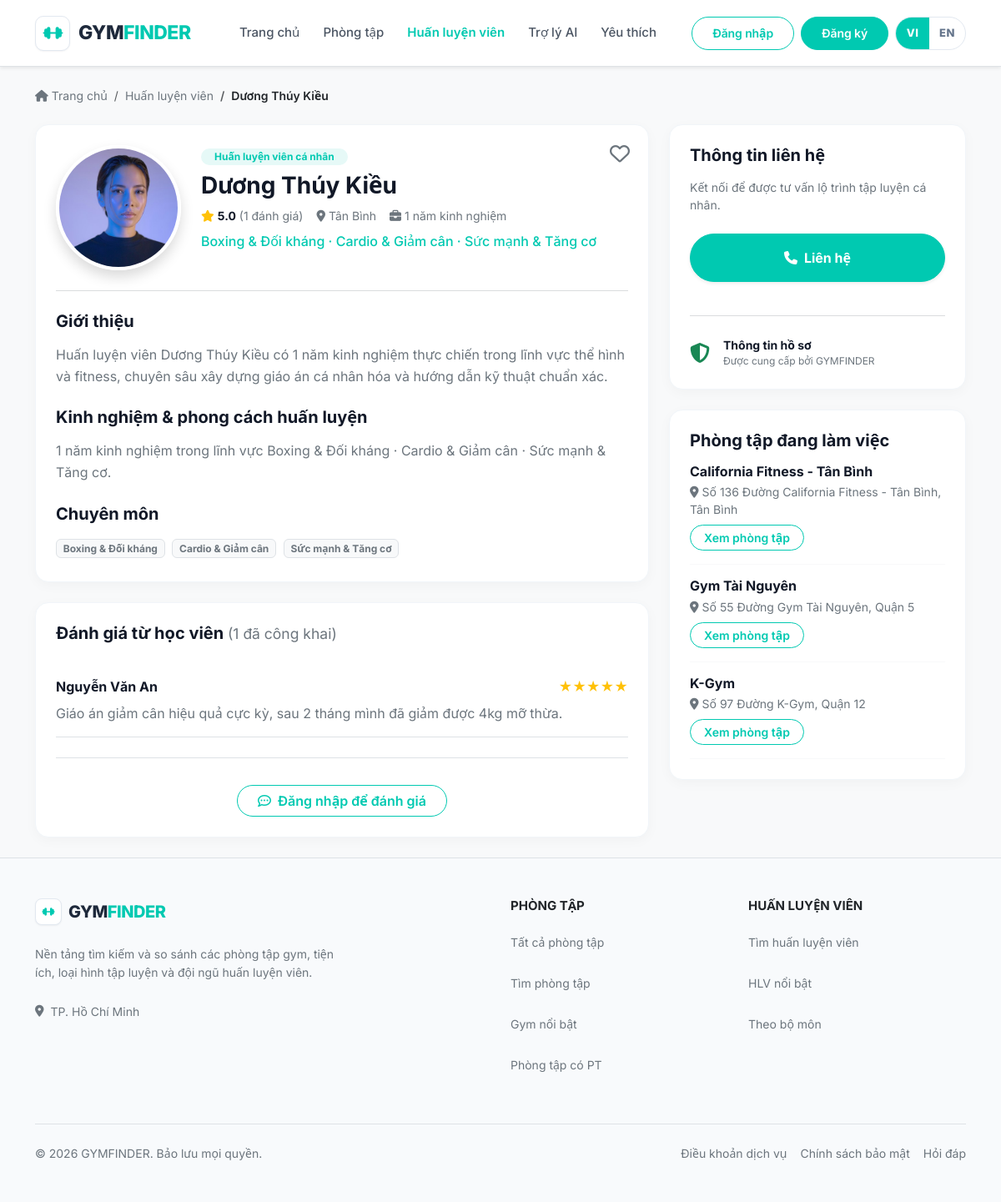
/pages/trainers/detail.php?id=15, run on the app's committed database.
### tables this page shows
CREATE TABLE trainers (
  id               INT UNSIGNED NOT NULL AUTO_INCREMENT,
  full_name        VARCHAR(100) NOT NULL,
  slug             VARCHAR(130) NOT NULL,
  avatar_url       VARCHAR(255) NULL,
  specialty_id     INT UNSIGNED NULL,
  years_experience TINYINT UNSIGNED NOT NULL,
  bio              TEXT         NULL,
  phone            VARCHAR(20)  NULL,
  email            VARCHAR(255) NULL,
  gym_id           INT UNSIGNED NULL,
  district_id      INT UNSIGNED NULL,
  avg_rating       DECIMAL(2,1) NOT NULL DEFAULT 0,
  review_count     INT UNSIGNED NOT NULL DEFAULT 0,
  is_featured      TINYINT(1)   NOT NULL DEFAULT 0,
  status           ENUM('active','hidden') NOT NULL DEFAULT 'active',
  created_at       DATETIME     NOT NULL DEFAULT CURRENT_TIMESTAMP,
  updated_at       DATETIME     NOT NULL DEFAULT CURRENT_TIMESTAMP ON UPDATE CURRENT_TIMESTAMP,

  PRIMARY KEY (id),
  UNIQUE KEY uq_trainers_slug (slug),

   
  KEY idx_trainers_status_featured (status, is_featured),
  KEY idx_trainers_exp             (years_experience),
  KEY idx_trainers_specialty       (specialty_id),
  KEY idx_trainers_gym             (gym_id),
  KEY idx_trainers_district        (district_id),

   
  CONSTRAINT fk_trainers_gym
    FOREIGN KEY (gym_id)       REFERENCES gyms(id)        ON DELETE SET NULL,
  CONSTRAINT fk_trainers_specialty
    FOREIGN KEY (specialty_id) REFERENCES specialties(id) ON DELETE SET NULL,
  CONSTRAINT fk_trainers_district
    FOREIGN KEY (district_id)  REFERENCES districts(id)   ON DELETE RESTRICT,

   
  CONSTRAINT chk_trainers_slug
    CHECK (slug NOT REGEXP '^[0-9]+$'),
  CONSTRAINT chk_trainers_exp
    CHECK (years_experience BETWEEN 0 AND 60),
  CONSTRAINT chk_trainers_rating
    CHECK (avg_rating BETWEEN 0 AND 5),
  CONSTRAINT chk_trainers_phone
    CHECK (phone IS NULL OR phone REGEXP '^\\+?[0-9]{9,14}$'),
  CONSTRAINT chk_trainers_featured
    CHECK (is_featured IN (0, 1))
);

CREATE TABLE specialties (
  id   INT UNSIGNED NOT NULL AUTO_INCREMENT,
  name VARCHAR(100) NOT NULL,
  slug VARCHAR(120) NOT NULL,

  PRIMARY KEY (id),
  UNIQUE KEY uq_specialties_name (name),
  UNIQUE KEY uq_specialties_slug (slug)
);

CREATE TABLE reviews (
  id            INT UNSIGNED NOT NULL AUTO_INCREMENT,
  user_id       INT UNSIGNED NOT NULL,
  target_type   ENUM('gym','trainer') NOT NULL,
  gym_id        INT UNSIGNED NULL,
  trainer_id    INT UNSIGNED NULL,
  rating        TINYINT UNSIGNED NOT NULL,
  comment       TEXT         NOT NULL,
  status        ENUM('pending','approved','rejected') NOT NULL DEFAULT 'pending',
  reviewed_by   INT UNSIGNED NULL,
  reviewed_at   DATETIME     NULL,
  reject_reason VARCHAR(255) NULL,
  created_at    DATETIME     NOT NULL DEFAULT CURRENT_TIMESTAMP,
  updated_at    DATETIME     NOT NULL DEFAULT CURRENT_TIMESTAMP ON UPDATE CURRENT_TIMESTAMP,

  PRIMARY KEY (id),

   
  UNIQUE KEY uq_review_user_gym     (user_id, gym_id),
  UNIQUE KEY uq_review_user_trainer (user_id, trainer_id),

   
  KEY idx_reviews_gym     (gym_id,     status, created_at),
  KEY idx_reviews_trainer (trainer_id, status, created_at),
  KEY idx_reviews_user    (user_id),

   
  CONSTRAINT fk_reviews_user
    FOREIGN KEY (user_id)     REFERENCES users(id)    ON DELETE CASCADE,
  CONSTRAINT fk_reviews_gym
    FOREIGN KEY (gym_id)      REFERENCES gyms(id)     ON DELETE CASCADE,
  CONSTRAINT fk_reviews_trainer
    FOREIGN KEY (trainer_id)  REFERENCES trainers(id) ON DELETE CASCADE,
  CONSTRAINT fk_reviews_reviewer
    FOREIGN KEY (reviewed_by) REFERENCES users(id)    ON DELETE SET NULL,

   
  CONSTRAINT chk_reviews_rating
    CHECK (rating BETWEEN 1 AND 5),
  CONSTRAINT chk_reviews_comment
    CHECK (CHAR_LENGTH(comment) BETWEEN 1 AND 2000),
   
  CONSTRAINT chk_review_reject
    CHECK (
      (status = 'rejected'  AND reject_reason IS NOT NULL AND CHAR_LENGTH(reject_reason) >= 1)
      OR (status <> 'rejected' AND reject_reason IS NULL)
    ),
   
  CONSTRAINT chk_review_pending
    CHECK (status <> 'pending' OR reviewed_at IS NULL)
);

CREATE TABLE users (
  id            INT UNSIGNED NOT NULL AUTO_INCREMENT,
  full_name     VARCHAR(100) NOT NULL,
  email         VARCHAR(255) NOT NULL,
  phone         VARCHAR(20)  NULL,
  password_hash VARCHAR(255) NOT NULL,
  avatar_url    VARCHAR(255) NULL,
  role          ENUM('user','admin')    NOT NULL DEFAULT 'user',
  status        ENUM('active','locked') NOT NULL DEFAULT 'active',
  must_change_password TINYINT(1) NOT NULL DEFAULT 0,
  temp_password_expires_at DATETIME NULL,
  last_login_at DATETIME NULL,
  created_at    DATETIME NOT NULL DEFAULT CURRENT_TIMESTAMP,
  updated_at    DATETIME NOT NULL DEFAULT CURRENT_TIMESTAMP ON UPDATE CURRENT_TIMESTAMP,

  PRIMARY KEY (id),
  UNIQUE KEY uq_users_email (email),
  UNIQUE KEY uq_users_phone (phone),
  KEY idx_users_role_status (role, status),

  CONSTRAINT chk_users_phone
    CHECK (phone IS NULL OR phone REGEXP '^\\+?[0-9]{9,14}$')
);

CREATE TABLE gyms (
  id              INT UNSIGNED  NOT NULL AUTO_INCREMENT,
  name            VARCHAR(150)  NOT NULL,
  slug            VARCHAR(180)  NOT NULL,
  description     TEXT          NULL,
  address         VARCHAR(255)  NOT NULL,
  district_id     INT UNSIGNED  NOT NULL,
  latitude        DECIMAL(10,7) NULL,
  longitude       DECIMAL(10,7) NULL,
  phone           VARCHAR(20)   NULL,
  email           VARCHAR(255)  NULL,
  website         VARCHAR(255)  NULL,
  price_min       INT UNSIGNED  NOT NULL,
  price_max       INT UNSIGNED  NOT NULL,
  opening_hours   VARCHAR(120)  NULL,
  cover_image_url VARCHAR(255)  NULL,
  avg_rating      DECIMAL(2,1)  NOT NULL DEFAULT 0,
  review_count    INT UNSIGNED  NOT NULL DEFAULT 0,
  is_featured     TINYINT(1)    NOT NULL DEFAULT 0,
  status          ENUM('active','hidden') NOT NULL DEFAULT 'active',
  created_at      DATETIME      NOT NULL DEFAULT CURRENT_TIMESTAMP,
  updated_at      DATETIME      NOT NULL DEFAULT CURRENT_TIMESTAMP ON UPDATE CURRENT_TIMESTAMP,

  PRIMARY KEY (id),
  UNIQUE KEY uq_gyms_slug (slug),

   
  KEY idx_gyms_district        (district_id),
  KEY idx_gyms_price           (price_min, price_max),
  KEY idx_gyms_rating          (avg_rating),
  KEY idx_gyms_featured_status (is_featured, status),
  KEY idx_gyms_created_at      (created_at),

   
  CONSTRAINT fk_gyms_district
    FOREIGN KEY (district_id) REFERENCES districts(id) ON DELETE RESTRICT,

   
  CONSTRAINT chk_gyms_slug
    CHECK (slug NOT REGEXP '^[0-9]+$'),
  CONSTRAINT chk_gyms_price
    CHECK (price_max >= price_min),
  CONSTRAINT chk_gyms_geo_lat
    CHECK (latitude  IS NULL OR (latitude  BETWEEN -90  AND 90)),
  CONSTRAINT chk_gyms_geo_lng
    CHECK (longitude IS NULL OR (longitude BETWEEN -180 AND 180)),
  CONSTRAINT chk_gyms_geo_pair
    CHECK ((latitude IS NULL) = (longitude IS NULL)),
  CONSTRAINT chk_gyms_phone
    CHECK (phone IS NULL OR phone REGEXP '^\\+?[0-9]{9,14}$'),
  CONSTRAINT chk_gyms_rating
    CHECK (avg_rating BETWEEN 0 AND 5),
  CONSTRAINT chk_gyms_featured
    CHECK (is_featured IN (0, 1))
);

### pages/trainers/detail.php (the view, shortened to what the rows shown need)
<?php
require_once dirname(__DIR__, 2) . '/backend/bootstrap.php';
require_once dirname(__DIR__, 2) . '/includes/trainer_gyms_ui.php';
$id = (int)($_GET['id'] ?? 0);
$t = gf_get_trainer($id);
$user = gf_current_user();
$isAdminUser = $user && (($user['role'] ?? '') === 'admin');
$canFavorite = !$isAdminUser;
$reviews = gf_trainer_reviews($id);
$reviewLimit = 8;
$reviewPage = max(1, (int)($_GET['r_page'] ?? 1));
$pagedReviews = array_slice($reviews, ($reviewPage - 1) * $reviewLimit, $reviewLimit);
$isFav = $user && $canFavorite && gf_is_fav((int)$user['id'], 'trainer', $id);
require dirname(__DIR__, 2) . '/includes/layout_head.php';
?>
<main class="flex-grow-1">
    <div class="container py-4">
        <nav aria-label="breadcrumb" class="mb-4"><ol class="breadcrumb">
            <li class="breadcrumb-item"><a href="<?= gf_h(gf_url('index.php')) ?>" class="text-secondary text-decoration-none"><i class="fa-solid fa-house me-1"></i><?= gf_h(gf_t('Trang chủ')) ?></a></li>
            <li class="breadcrumb-item"><a href="<?= gf_h(gf_url('pages/trainers/index.php')) ?>" class="text-secondary text-decoration-none"><?= gf_h(gf_t('Huấn luyện viên')) ?></a></li>
            <li class="breadcrumb-item active text-dark fw-semibold"><?= gf_h($t['full_name']) ?></li>
        </ol></nav>
        <div class="row g-4">
            <div class="col-lg-8">
                <section class="info-card mb-4 position-relative">
                    <?php if ($canFavorite): ?>
                    <form method="post" action="<?= gf_h(gf_url('pages/user/favorite_toggle.php')) ?>" class="js-favorite-toggle position-absolute top-0 end-0 m-3" data-api-url="<?= gf_h(gf_url('api/favorites')) ?>" data-login-url="<?= gf_h(gf_url('pages/auth/login.php')) ?>" data-favorited="<?= $isFav ? '1' : '0' ?>">
                        <button id="btnDetailFav" class="border-0 bg-transparent text-secondary" type="submit" style="font-size:24px" aria-label="<?= gf_h(gf_t('Yêu thích')) ?>" aria-pressed="<?= $isFav ? 'true' : 'false' ?>"></button>
                    </form>
                    <?php endif; ?>
                    <div class="d-flex flex-column flex-md-row gap-4 align-items-center align-items-md-start mb-4">
                        <?php
                        $trainerAvatarUrl = (string) ($t['avatar'] ?? '');
                        $trainerAvatarEsc = htmlspecialchars($trainerAvatarUrl, ENT_QUOTES | ENT_SUBSTITUTE, 'UTF-8');
                        ?>
                        <button type="button"
                                class="gf-avatar-zoom-btn"
                                id="trainerAvatarOpen"
                                data-full-src="<?= $trainerAvatarEsc ?>"
                                aria-label="<?= gf_h(gf_t('Xem ảnh lớn')) ?>">
                        </button>
                        <div class="text-center text-md-start">
                            <span class="badge bg-primary-light text-primary mb-2 rounded-pill px-3 py-1 fw-bold"><?= gf_h(gf_t('Huấn luyện viên cá nhân')) ?></span>
                            <h1 class="fw-bold mb-2" style="font-size:28px"><?= gf_h($t['full_name']) ?></h1>
                            <div class="d-flex flex-wrap align-items-center justify-content-center justify-content-md-start gap-3 mb-2 small">
                                <span><i class="fa-solid fa-star text-warning me-1"></i><strong><?= gf_h((string)$t['avg_rating']) ?></strong> <span class="text-secondary">(<?= gf_h(gf_t((int)$t['review_count'] . ' đánh giá')) ?>)</span></span>
                                <span class="text-secondary"><i class="fa-solid fa-location-dot me-1"></i><?= gf_h(gf_place_name((string) ($t['district_name'] ?? ''))) ?></span>
                                <span class="text-secondary"><i class="fa-solid fa-briefcase me-1"></i><?= gf_h(gf_t((int)$t['years_experience'] . ' năm kinh nghiệm')) ?></span>
                            </div>
                            <?php
                            $detailSpecNames = gf_ui_trainer_specialty_names($t);
                            $detailSpecLabel = $detailSpecNames !== [] ? implode(' · ', array_map(static fn ($n) => gf_t((string) $n), $detailSpecNames)) : '';
                            ?>
                            <?php if ($detailSpecLabel !== ''): ?>
                                <div class="text-primary fw-medium"><?= gf_h($detailSpecLabel) ?></div>
                            <?php endif; ?>
                        </div>
                    </div>
                    <hr class="text-secondary opacity-25 my-4">
                    <h5 class="fw-bold mb-3"><?= gf_h(gf_t('Giới thiệu')) ?></h5><p class="text-secondary" style="line-height:1.6"><?= gf_h(gf_t($t['bio'] ?: 'Huấn luyện viên đang cập nhật thông tin giới thiệu.')) ?></p>
                    <h5 class="fw-bold mb-3 mt-4"><?= gf_h(gf_t('Kinh nghiệm & phong cách huấn luyện')) ?></h5><p class="text-secondary" style="line-height:1.6"><?= gf_h(gf_t((int)$t['years_experience'] . ' năm kinh nghiệm')) ?><?= $detailSpecLabel !== '' ? ' ' . gf_h(gf_t('trong lĩnh vực')) . ' ' . gf_h($detailSpecLabel) : '' ?>.</p>
                    <h5 class="fw-bold mb-3 mt-4"><?= gf_h(gf_t('Chuyên môn')) ?></h5>
                    <?php if ($detailSpecNames === []): ?>
                        <span class="text-secondary small"><?= gf_h(gf_t('Đang cập nhật.')) ?></span>
                    <?php else: ?>
                        <?php foreach ($detailSpecNames as $specName): ?>
                            <span class="badge bg-light text-secondary border me-1 mb-1"><?= gf_h(gf_t((string) $specName)) ?></span>
                        <?php endforeach; ?>
                    <?php endif; ?>
                </section>
                <section class="info-card" id="reviews">
                    <?php foreach ($pagedReviews as $r): ?>
                        <div class="border-bottom py-3">
                            <div class="d-flex justify-content-between align-items-center">
                                <strong><?= gf_h($r['full_name']) ?></strong>
                                <span class="text-warning"><?= str_repeat('★', (int)$r['rating']) ?></span>
                            </div>
                            <p class="text-secondary m-0 mt-2"><?= gf_h($r['comment']) ?></p>
                        </div>
                    <?php endforeach; ?>
                </section>
            </div>
            <aside class="col-lg-4">
                <?php
                $publicGyms = gf_ui_trainer_public_gyms($t);
                ?>
                <div class="info-card mt-4">
                    <?php if ($publicGyms === []): ?>
                        <p class="text-secondary small mb-0"><?= gf_h(gf_t('Chưa có phòng tập đang hoạt động được liên kết công khai.')) ?></p>
                    <?php else: ?>
                        <div class="d-flex flex-column gap-3">
                            <?php foreach ($publicGyms as $pg): ?>
                                <div class="pb-3 border-bottom border-light">
                                    <h6 class="fw-bold mb-1"><?= gf_h($pg['name']) ?></h6>
                                    <?php if (!empty($pg['district_name']) || !empty($pg['address'])): ?>
                                        <p class="text-secondary small mb-2">
                                            <i class="fa-solid fa-location-dot me-1"></i><?= gf_h($pg['address'] ?: gf_place_name((string) ($pg['district_name'] ?? ''))) ?>
                                        </p>
                                    <?php endif; ?>
                                    <a href="<?= gf_h(gf_url('pages/gyms/detail.php?id='.(int)$pg['id'])) ?>" class="btn btn-outline-primary btn-sm rounded-pill px-3"><?= gf_h(gf_t('Xem phòng tập')) ?></a>
                                </div>
                            <?php endforeach; ?>
                        </div>
                    <?php endif; ?>
                </div>
            </aside>
        </div>
    </div>
</main>
<?php require dirname(__DIR__, 2) . '/includes/footer.php'; ?>

### data on the page
trainers: full_name "Dương Thúy Kiều", avg_rating "5.0", review_count "1 đánh giá", years_experience "1 năm kinh nghiệm", bio "Huấn luyện viên Dương Thúy Kiều có 1 năm kinh nghiệm thực chiến trong lĩnh vực thể hình và fitness, chuyên sâu xây dựng giáo án cá nhân hóa và hướng dẫn kỹ thuật chuẩn xác."
specialties: name "Boxing & Đối kháng · Cardio & Giảm cân · Sức mạnh & Tăng cơ"
reviews: user.full_name "Nguyễn Văn An", rating "★★★★★", comment "Giáo án giảm cân hiệu quả cực kỳ, sau 2 tháng mình đã giảm được 4kg mỡ thừa."
gyms: name "California Fitness - Tân Bình", address "Số 136 Đường California Fitness - Tân Bình, Tân Bình"
gyms: name "Gym Tài Nguyên", address "Số 55 Đường Gym Tài Nguyên, Quận 5"
gyms: name "K-Gym", address "Số 97 Đường K-Gym, Quận 12"

### other printed values
gf_h(gf_t('Trang chủ')) "Trang chủ"
gf_h(gf_t('Phòng tập')) "Phòng tập"
gf_h(gf_t('Huấn luyện viên')) "Huấn luyện viên"
gf_h(gf_t('Trợ lý AI')) "Trợ lý AI"
gf_h(gf_t('Yêu thích')) "Yêu thích"
gf_h(gf_t('Đăng nhập')) "Đăng nhập"
gf_h(gf_t('Đăng ký')) "Đăng ký"
gf_h(gf_t('Huấn luyện viên cá nhân')) "Huấn luyện viên cá nhân"
gf_h(gf_place_name((string) ($t['district_name'] ?? ''))) "Tân Bình"
gf_h(gf_t('Giới thiệu')) "Giới thiệu"
gf_h(gf_t('Kinh nghiệm & phong cách huấn luyện')) "Kinh nghiệm & phong cách huấn luyện"
gf_h(gf_t('trong lĩnh vực')) "trong lĩnh vực"
gf_h(gf_t('Chuyên môn')) "Chuyên môn"
gf_h(gf_t((string) $specName)) "Boxing & Đối kháng"
gf_h(gf_t((string) $specName)) "Cardio & Giảm cân"
